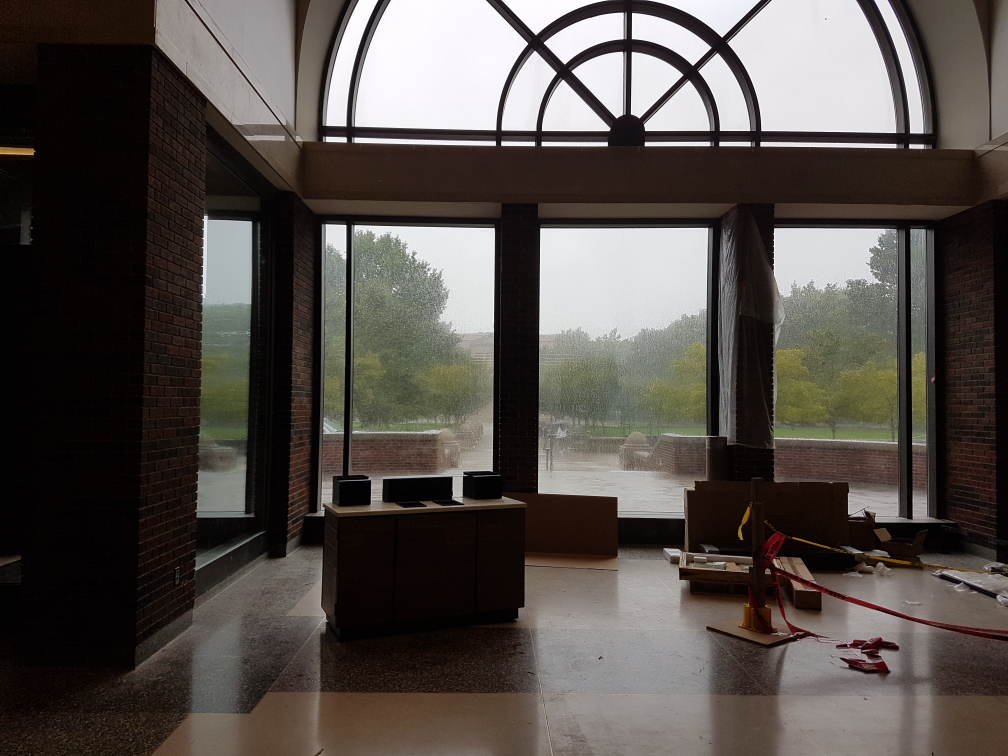
#> input picture 1.jpg, 4032 x 3024 px (shown at 1/4 size)
$ python hw5_VineethRavi.py
#> lines starting #> are read from the running program, lines starting #| are printed output that depends on the picture
import numpy as np
import cv2 as cv
import math
from scipy import optimize

"""
Importing the neccessary Libraries required for HW5
"""

# The function below is used for drawing lines, between points.
# The line is drawn between the two images, where corresponding points are matched.
# [41 lines left out: functions draw_lines, match_sift, not called in this run]


"""
Implementing the SIFT Algorithm from CV library
This is used to find the interest points in the images
"""

# [35 lines left out: function SIFT, not called in this run]

"""
Estimating Homography using Linear Least Squares Algorithm
"""

# [28 lines left out: function HomographyMatrix, not called in this run]

"""
Implementing the RANSAC Algorithm
"""

# [74 lines left out: function RANSAC, not called in this run]

"""
Implementing the Levenberg-Marquardt Algorithm (using non-linear least squares)
"""
# [45 lines left out: functions fun, LM, WeightedAverageRGBPixelValue, not called in this run]

"""
Computing Corners which are used in computing the Resultant stitched Mosaic / Panaroma
"""

# [13 lines left out: function ComputeCorners, not called in this run]

"""
Stitching the Images together, to form the Panaroma
"""

# [69 lines left out: function StitchMosaic, not called in this run]

"""
MAIN FUNCTION BEGINS HERE
"""

# Reading the images for performing image mosaicing
image1clr=cv.imread("1.jpg")
#> image1clr is the input picture: shape (3024, 4032, 3); mean B, G, R 73, 77.4, 83.8
image2clr=cv.imread("2.jpg")
image3clr=cv.imread("3.jpg")
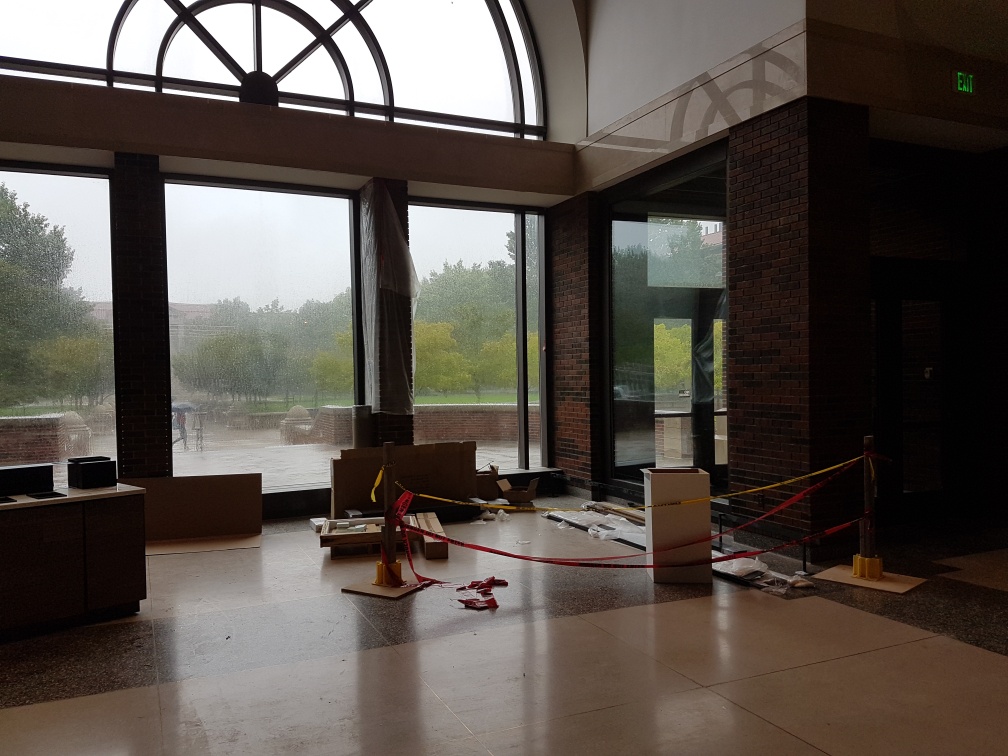
#> input picture 3.jpg, 4032 x 3024 px (shown at 1/4 size)
#> image3clr is the input picture: shape (3024, 4032, 3); mean B, G, R 73.8, 80, 88
image4clr=cv.imread("4.jpg")
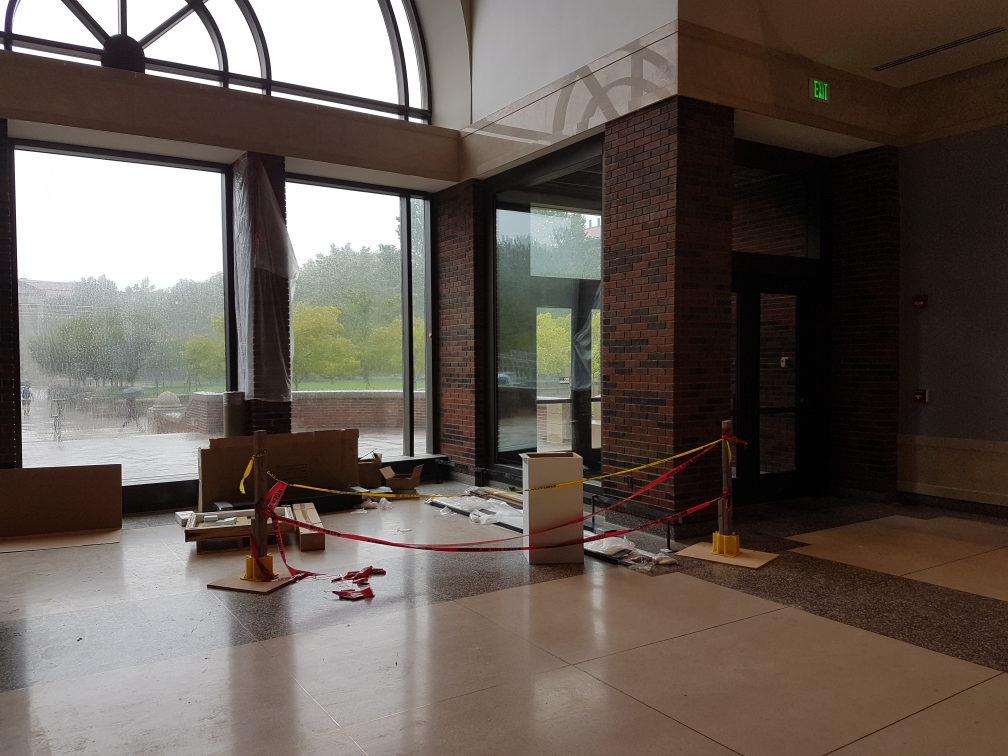
#> input picture 4.jpg, 4032 x 3024 px (shown at 1/4 size)
#> image4clr is the input picture: shape (3024, 4032, 3); mean B, G, R 84, 91.1, 101.2
image5clr=cv.imread("5.jpg")
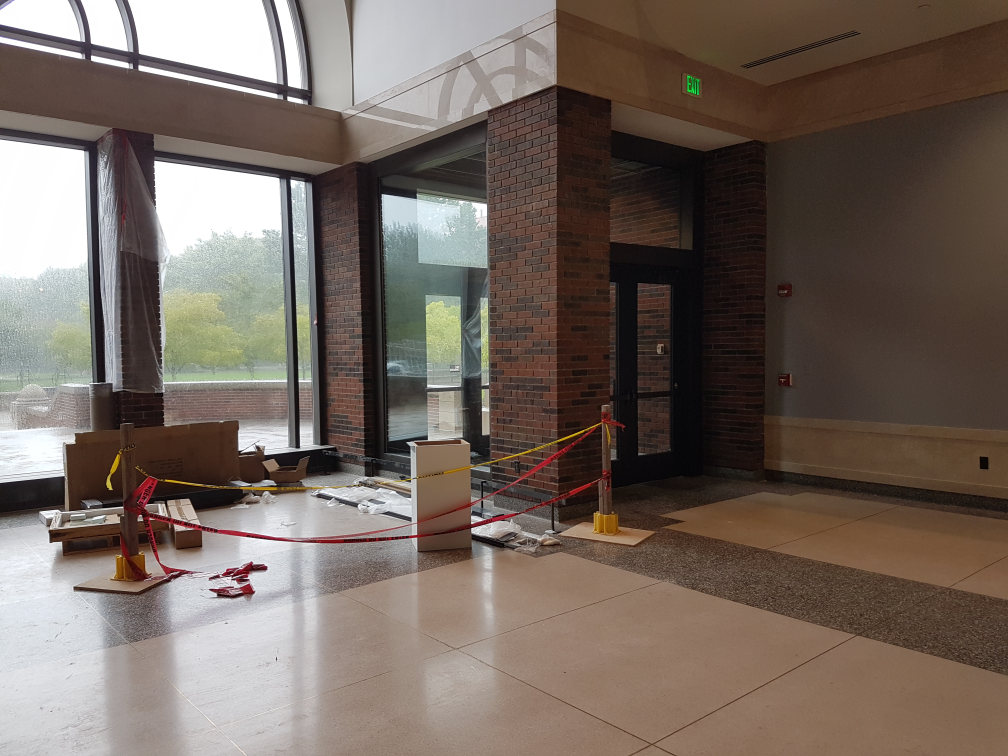
#> input picture 5.jpg, 4032 x 3024 px (shown at 1/4 size)
#> image5clr is the input picture: shape (3024, 4032, 3); mean B, G, R 95.1, 103.4, 116.2

"""
Resizing the images for faster computation
"""

resize=0.3

image1clr=cv.resize(image1clr, (0,0), fx=resize, fy=resize)
#> image1clr: shape (907, 1210, 3)
#> (the run stopped early here; a loop or call above may not have finished)
